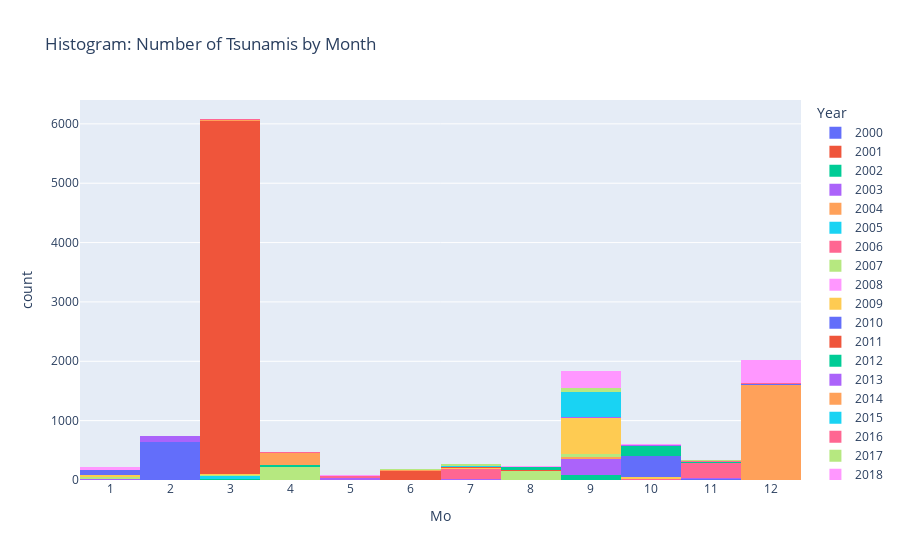

Notebook cell for this chart:
### Markdown cell above
#### Histogram: Number of tsunamis by month

### Code cell
# Make copy of dataframe
plot_df = tsunami_df.copy()

# Filter for only true tsnuamis
plot_df = plot_df.loc[(plot_df["Maximum Water Height (m)"]> 0), :]

fig = px.histogram(plot_df, x="Mo", color="Year", title="Histogram: Number of Tsunamis by Month")
fig.update_layout(
    xaxis = dict(tickmode = 'linear',
                tick0 = 1,
                dtick = 1))
fig.show()

### Figure 1 — Plotly figure (JSON) as saved in the notebook; plotly's stock layout.template omitted (floating-point values rounded to 4 significant figures; data arrays with more than 128 entries replaced by an {"elided": "..."} marker saying what was removed)
{"data": [{"alignmentgroup": "True", "bingroup": "x", "hovertemplate": "Year=2000<br>Mo=%{x}<br>count=%{y}<extra></extra>", "legendgroup": "2000", "marker": {"color": "#636efa"}, "name": "2000", "offsetgroup": "2000", "orientation": "v", "showlegend": true, "type": "histogram", "x": [4, 5, 5, 6, 7, 7, 7, 7, 7, 7, 11, 11, 11, 11, 11, 11, 11, 11, 11, 11, 11, 11], "xaxis": "x", "yaxis": "y"}, {"alignmentgroup": "True", "bingroup": "x", "hovertemplate": "Year=2001<br>Mo=%{x}<br>count=%{y}<extra></extra>", "legendgroup": "2001", "marker": {"color": "#EF553B"}, "name": "2001", "offsetgroup": "2001", "orientation": "v", "showlegend": true, "type": "histogram", "x": {"elided": "143 int values"}, "xaxis": "x", "yaxis": "y"}, {"alignmentgroup": "True", "bingroup": "x", "hovertemplate": "Year=2002<br>Mo=%{x}<br>count=%{y}<extra></extra>", "legendgroup": "2002", "marker": {"color": "#00cc96"}, "name": "2002", "offsetgroup": "2002", "orientation": "v", "showlegend": true, "type": "histogram", "x": [1, 1, 3, 3, 3, 3, 3, 3, 3, 3, 3, 3, 3, 3, 3, 3, 9, 9, 9, 9, 9, 9, 9, 9, 9, 9, 9, 9, 9, 9, 9, 9, 9, 9, 9, 9, 9, 9, 9, 9, 9, 9, 9, 9, 9, 9, 9, 9, 9, 9, 9, 9, 9, 9, 9, 9, 9, 9, 9, 9, 9, 9, 9, 9, 9, 9, 9, 9, 9, 9, 9, 9, 9, 9, 9, 9, 9, 9, 9, 9, 9, 9, 9, 9, 9, 9, 9, 9, 9, 9, 9, 9, 9, 9, 9, 9, 12], "xaxis": "x", "yaxis": "y"}, {"alignmentgroup": "True", "bingroup": "x", "hovertemplate": "Year=2003<br>Mo=%{x}<br>count=%{y}<extra></extra>", "legendgroup": "2003", "marker": {"color": "#ab63fa"}, "name": "2003", "offsetgroup": "2003", "orientation": "v", "showlegend": true, "type": "histogram", "x": {"elided": "331 int values"}, "xaxis": "x", "yaxis": "y"}, {"alignmentgroup": "True", "bingroup": "x", "hovertemplate": "Year=2004<br>Mo=%{x}<br>count=%{y}<extra></extra>", "legendgroup": "2004", "marker": {"color": "#FFA15A"}, "name": "2004", "offsetgroup": "2004", "orientation": "v", "showlegend": true, "type": "histogram", "x": {"elided": "1632 int values"}, "xaxis": "x", "yaxis": "y"}, {"alignmentgroup": "True", "bingroup": "x", "hovertemplate": "Year=2005<br>Mo=%{x}<br>count=%{y}<extra></extra>", "legendgroup": "2005", "marker": {"color": "#19d3f3"}, "name": "2005", "offsetgroup": "2005", "orientation": "v", "showlegend": true, "type": "histogram", "x": [1, 1, 1, 1, 1, 1, 1, 1, 1, 1, 1, 3, 3, 3, 3, 3, 3, 3, 3, 3, 3, 3, 3, 3, 3, 3, 3, 3, 3, 3, 3, 3, 3, 3, 3, 3, 3, 3, 3, 3, 3, 3, 3, 3, 3, 3, 3, 3, 3, 3, 3, 3, 3, 3, 3, 3, 3, 3, 3, 3, 3, 3, 3, 3, 3, 3, 3, 3, 3, 3, 4, 6, 6, 6, 6, 6, 8], "xaxis": "x", "yaxis": "y"}, {"alignmentgroup": "True", "bingroup": "x", "hovertemplate": "Year=2006<br>Mo=%{x}<br>count=%{y}<extra></extra>", "legendgroup": "2006", "marker": {"color": "#FF6692"}, "name": "2006", "offsetgroup": "2006", "orientation": "v", "showlegend": true, "type": "histogram", "x": {"elided": "460 int values"}, "xaxis": "x", "yaxis": "y"}, {"alignmentgroup": "True", "bingroup": "x", "hovertemplate": "Year=2007<br>Mo=%{x}<br>count=%{y}<extra></extra>", "legendgroup": "2007", "marker": {"color": "#B6E880"}, "name": "2007", "offsetgroup": "2007", "orientation": "v", "showlegend": true, "type": "histogram", "x": {"elided": "462 int values"}, "xaxis": "x", "yaxis": "y"}, {"alignmentgroup": "True", "bingroup": "x", "hovertemplate": "Year=2008<br>Mo=%{x}<br>count=%{y}<extra></extra>", "legendgroup": "2008", "marker": {"color": "#FF97FF"}, "name": "2008", "offsetgroup": "2008", "orientation": "v", "showlegend": true, "type": "histogram", "x": [2, 4, 7, 7, 7, 8, 8, 9, 11, 11], "xaxis": "x", "yaxis": "y"}, {"alignmentgroup": "True", "bingroup": "x", "hovertemplate": "Year=2009<br>Mo=%{x}<br>count=%{y}<extra></extra>", "legendgroup": "2009", "marker": {"color": "#FECB52"}, "name": "2009", "offsetgroup": "2009", "orientation": "v", "showlegend": true, "type": "histogram", "x": {"elided": "712 int values"}, "xaxis": "x", "yaxis": "y"}, {"alignmentgroup": "True", "bingroup": "x", "hovertemplate": "Year=2010<br>Mo=%{x}<br>count=%{y}<extra></extra>", "legendgroup": "2010", "marker": {"color": "#636efa"}, "name": "2010", "offsetgroup": "2010", "orientation": "v", "showlegend": true, "type": "histogram", "x": {"elided": "1102 int values"}, "xaxis": "x", "yaxis": "y"}, {"alignmentgroup": "True", "bingroup": "x", "hovertemplate": "Year=2011<br>Mo=%{x}<br>count=%{y}<extra></extra>", "legendgroup": "2011", "marker": {"color": "#EF553B"}, "name": "2011", "offsetgroup": "2011", "orientation": "v", "showlegend": true, "type": "histogram", "x": {"elided": "5989 int values"}, "xaxis": "x", "yaxis": "y"}, {"alignmentgroup": "True", "bingroup": "x", "hovertemplate": "Year=2012<br>Mo=%{x}<br>count=%{y}<extra></extra>", "legendgroup": "2012", "marker": {"color": "#00cc96"}, "name": "2012", "offsetgroup": "2012", "orientation": "v", "showlegend": true, "type": "histogram", "x": {"elided": "260 int values"}, "xaxis": "x", "yaxis": "y"}, {"alignmentgroup": "True", "bingroup": "x", "hovertemplate": "Year=2013<br>Mo=%{x}<br>count=%{y}<extra></extra>", "legendgroup": "2013", "marker": {"color": "#ab63fa"}, "name": "2013", "offsetgroup": "2013", "orientation": "v", "showlegend": true, "type": "histogram", "x": [1, 1, 1, 1, 1, 1, 2, 2, 2, 2, 2, 2, 2, 2, 2, 2, 2, 2, 2, 2, 2, 2, 2, 2, 2, 2, 2, 2, 2, 2, 2, 2, 2, 2, 2, 2, 2, 2, 2, 2, 2, 2, 2, 2, 2, 2, 2, 2, 2, 2, 2, 2, 2, 2, 2, 2, 2, 2, 2, 2, 2, 2, 2, 2, 2, 2, 2, 2, 2, 2, 2, 2, 2, 2, 2, 2, 2, 2, 2, 2, 2, 2, 2, 2, 2, 2, 2, 2, 2, 2, 2, 2, 2, 2, 2, 2, 2, 2, 2, 2, 2, 2, 7, 7, 8, 8, 9, 9, 9, 9, 9, 9, 9, 9, 9, 9, 10, 10, 10, 10, 10, 10, 10, 10, 10, 11, 11], "xaxis": "x", "yaxis": "y"}, {"alignmentgroup": "True", "bingroup": "x", "hovertemplate": "Year=2014<br>Mo=%{x}<br>count=%{y}<extra></extra>", "legendgroup": "2014", "marker": {"color": "#FFA15A"}, "name": "2014", "offsetgroup": "2014", "orientation": "v", "showlegend": true, "type": "histogram", "x": {"elided": "260 int values"}, "xaxis": "x", "yaxis": "y"}, {"alignmentgroup": "True", "bingroup": "x", "hovertemplate": "Year=2015<br>Mo=%{x}<br>count=%{y}<extra></extra>", "legendgroup": "2015", "marker": {"color": "#19d3f3"}, "name": "2015", "offsetgroup": "2015", "orientation": "v", "showlegend": true, "type": "histogram", "x": {"elided": "441 int values"}, "xaxis": "x", "yaxis": "y"}, {"alignmentgroup": "True", "bingroup": "x", "hovertemplate": "Year=2016<br>Mo=%{x}<br>count=%{y}<extra></extra>", "legendgroup": "2016", "marker": {"color": "#FF6692"}, "name": "2016", "offsetgroup": "2016", "orientation": "v", "showlegend": true, "type": "histogram", "x": [3, 3, 3, 3, 3, 3, 3, 3, 3, 4, 4, 4, 4, 4, 8, 9, 9, 9, 9, 11, 11, 11, 11, 11, 11, 11, 11, 11, 11, 11, 11, 11, 11, 11, 11, 11, 11, 11, 11, 11, 11, 11, 11, 11, 11, 12, 12, 12, 12, 12, 12, 12, 12, 12, 12, 12, 12, 12, 12, 12, 12, 12, 12, 12, 12, 12, 12, 12, 12], "xaxis": "x", "yaxis": "y"}, {"alignmentgroup": "True", "bingroup": "x", "hovertemplate": "Year=2017<br>Mo=%{x}<br>count=%{y}<extra></extra>", "legendgroup": "2017", "marker": {"color": "#B6E880"}, "name": "2017", "offsetgroup": "2017", "orientation": "v", "showlegend": true, "type": "histogram", "x": {"elided": "132 int values"}, "xaxis": "x", "yaxis": "y"}, {"alignmentgroup": "True", "bingroup": "x", "hovertemplate": "Year=2018<br>Mo=%{x}<br>count=%{y}<extra></extra>", "legendgroup": "2018", "marker": {"color": "#FF97FF"}, "name": "2018", "offsetgroup": "2018", "orientation": "v", "showlegend": true, "type": "histogram", "x": {"elided": "745 int values"}, "xaxis": "x", "yaxis": "y"}, {"alignmentgroup": "True", "bingroup": "x", "hovertemplate": "Year=2019<br>Mo=%{x}<br>count=%{y}<extra></extra>", "legendgroup": "2019", "marker": {"color": "#FECB52"}, "name": "2019", "offsetgroup": "2019", "orientation": "v", "showlegend": true, "type": "histogram", "x": [6, 6, 6, 6, 6, 6, 6, 6, 11, 11, 11], "xaxis": "x", "yaxis": "y"}, {"alignmentgroup": "True", "bingroup": "x", "hovertemplate": "Year=2020<br>Mo=%{x}<br>count=%{y}<extra></extra>", "legendgroup": "2020", "marker": {"color": "#636efa"}, "name": "2020", "offsetgroup": "2020", "orientation": "v", "showlegend": true, "type": "histogram", "x": [1, 1, 1, 1, 1, 1, 1, 3, 3, 3, 3, 3, 3, 3, 3, 5, 6, 6, 6, 6, 6, 6, 6], "xaxis": "x", "yaxis": "y"}], "layout": {"autosize": true, "barmode": "relative", "legend": {"title": {"text": "Year"}, "tracegroupgap": 0}, "title": {"text": "Histogram: Number of Tsunamis by Month"}, "xaxis": {"anchor": "y", "autorange": true, "domain": [0, 1], "dtick": 1, "range": [0.5, 12.5], "tick0": 1, "tickmode": "linear", "title": {"text": "Mo"}, "type": "linear"}, "yaxis": {"anchor": "x", "autorange": true, "domain": [0, 1], "range": [0, 6402.0], "title": {"text": "count"}}}}
